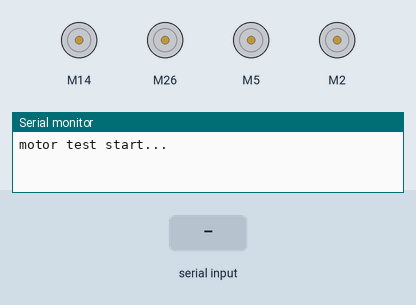
A sketch run on a simulated ESP32. Parts: 4 × DC motor (green arrow = forward, orange = backward, longer = faster), the last lines printed to the serial monitor. Inputs (shaded band) come from the test bench.

Above: at 1.2 s.
1.3 s: "f" received over Serial
At 2.5 s:
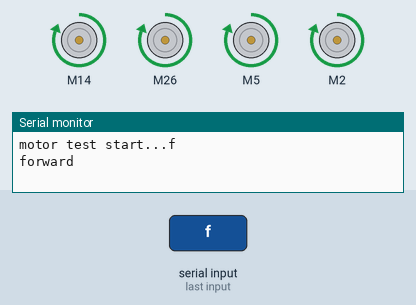
2.8 s: "b" received over Serial
At 3.6 s:
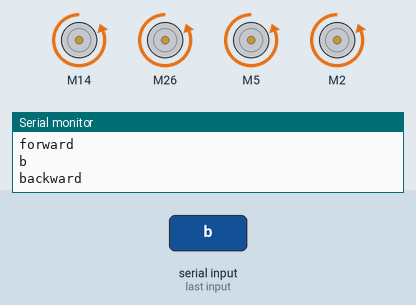
4.3 s: "l" received over Serial
At 4.8 s:
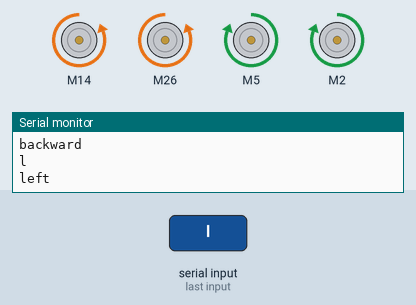
5.8 s: "r" received over Serial
At 7.0 s:
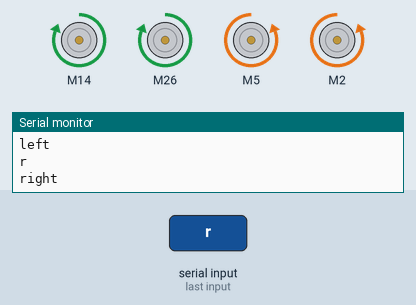
7.3 s: "p" received over Serial
At 8.3 s:
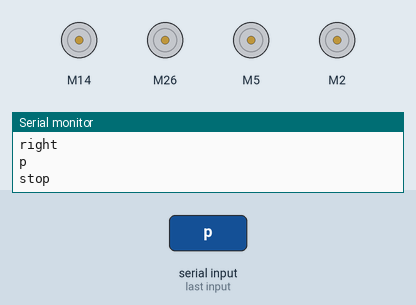
Timing chart, 0 to 9.8 s (numbered marks = the images above; inputs shaded):
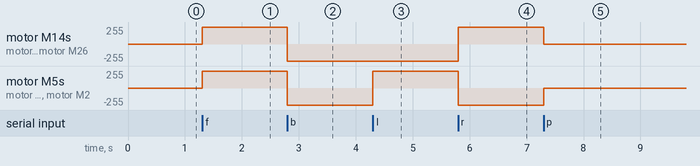

Measured:
- after the input at 1.3 s, motor M14, motor M26, motor M5, motor M2: stopped → forward 255/255 at once
- after the input at 2.8 s, motor M14, motor M26, motor M5, motor M2: forward 255/255 → backward 255/255 at once
- after the input at 4.3 s, motor M5, motor M2: backward 255/255 → forward 255/255 at once
- after the input at 5.8 s, motor M14, motor M26: backward 255/255 → forward 255/255 at once; motor M5, motor M2: forward 255/255 → backward 255/255 at once
- after the input at 7.3 s, motor M14, motor M26: forward 255/255 → stopped at once; motor M5, motor M2: backward 255/255 → stopped at once

The sketch:

102_esp32_motor_control_tb66.ino
```cpp
// install TB6612FNG library
//https://github.com/vincasmiliunas/ESP32-Arduino-TB6612FNG

#include <TB6612FNG.h>

#define MSLEEP  16
#define IA1     14
#define IB1     12
#define PWM1    13
#define IA2     27
#define IB2     26
#define PWM2    25
#define IA3     17
#define IB3     5
#define PWM3    18
#define IA4     4
#define IB4     2
#define PWM4    15

Tb6612fng motors1(16, 14, 12, 13, 26, 27, 25);
Tb6612fng motors2(16, 5, 17, 18, 2, 4, 15);
void go_forward(){
  Serial.println("forward");
  motors1.drive(1);
  motors2.drive(1);
}

void go_backward(){
  Serial.println("backward");
  motors1.drive(-1);
  motors2.drive(-1);
}

void turn_right(){
  Serial.println("right");
  motors1.drive(1);
  motors2.drive(-1);
}

void turn_left(){
  Serial.println("left");
  motors1.drive(-1);
  motors2.drive(1);
}

void stop(){
  Serial.println("stop");
  motors1.drive(0);
  motors2.drive(0);
  delay(200);
}

void setup() {
  Serial.begin(115200);
  Serial.print("motor test start...");

  motors1.begin();
  motors2.begin();

}

void loop() {
  if(Serial.available() > 0){
    char c = Serial.read();
    Serial.println(c);
    if(c == 'f'){
      go_forward();
    }else if(c == 'b'){
      go_backward();
    }else if(c == 'l'){
      turn_left();
    }else if(c == 'r'){
      turn_right();
    }else if(c == 'p'){
      stop();
    }
  }

}
```
